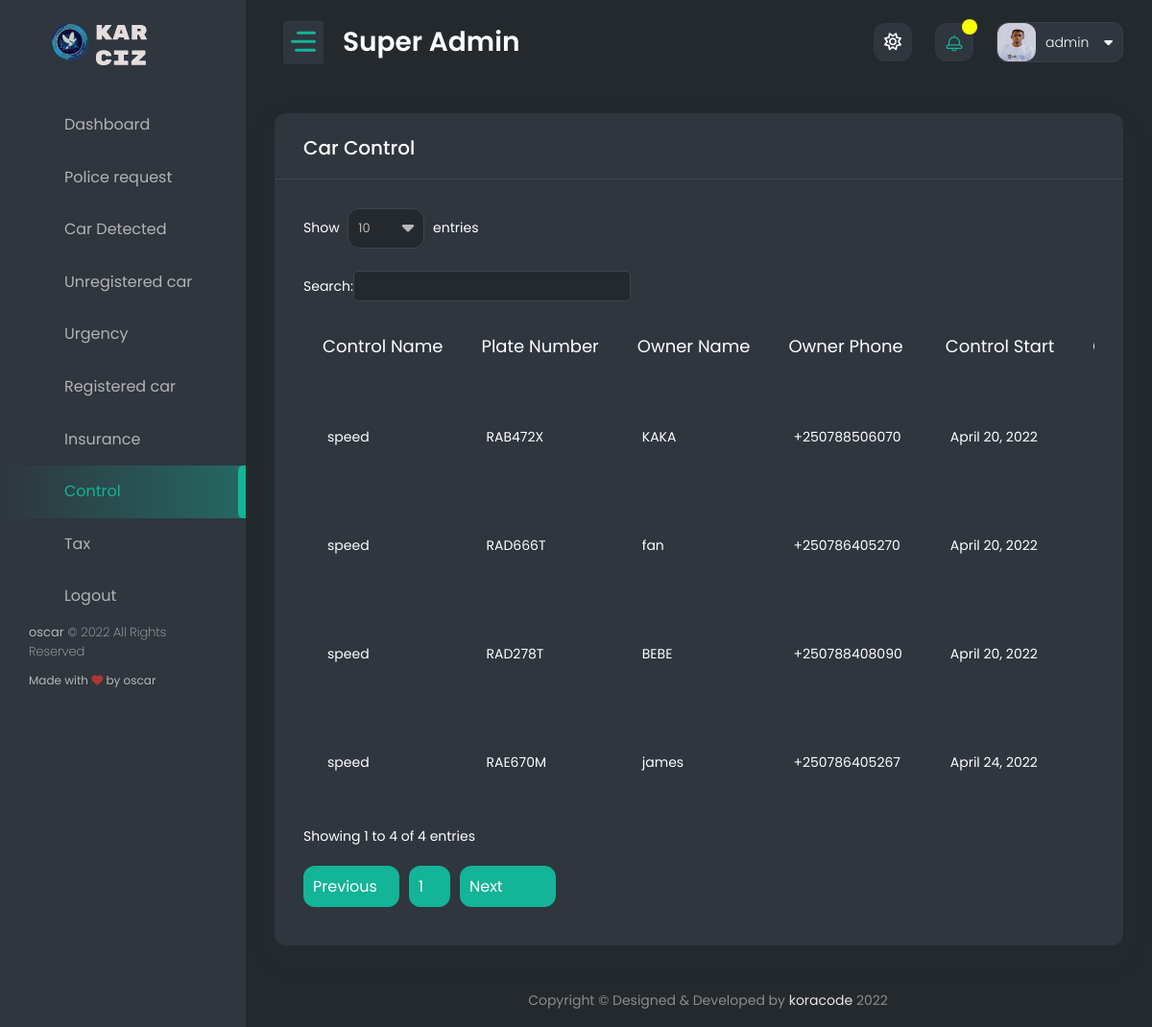
Screenshot of /superimboniadmin/admin_control/ (signed in) with the database file from the repository.
### authentication/models.py (models this page shows, shortened)
class Profile(models.Model):
    user = models.OneToOneField(User, on_delete=models.CASCADE)
    user_image = models.ImageField(upload_to='images/', default='profile.png', )
    date_of_birth = models.DateField(max_length=250, blank=True, null=True)
    id_number = models.PositiveIntegerField(blank=True, null=True)
    email = models.EmailField(blank=True, null=True)
    rank = models.CharField(max_length=50, blank=True, null=True)
    residence = models.CharField(max_length=50, blank=True, null=True)

class User(AbstractBaseUser):
    name = models.CharField(max_length=255, null=False)
    phone_number = PhoneNumberField(unique=True)
    is_verified = models.BooleanField(default=False)
    is_verified_police = models.BooleanField(default=False)
    is_two_f_enable = models.BooleanField(default=False)
    is_active = models.BooleanField(default=True)
    staff = models.BooleanField(default=False)
    admin = models.BooleanField(default=False)
    USERNAME_FIELD = 'phone_number'
    REQUIRED_FIELDS = ['name']
    objects = UserManager()

### car_plate/models.py (models this page shows, shortened)
class Car_Control(models.Model):
    control_name = models.CharField(max_length=50)
    car = models.ForeignKey(Car_registration, on_delete=models.SET_NULL, null=True)
    control_start = models.DateField()
    control_end = models.DateField()
    time_done = models.DateTimeField(auto_now_add=True)
    class Meta:
        verbose_name_plural = 'Car Control'

class Car_registration(models.Model):
    id = models.UUIDField(
        default=uuid.uuid4,
        unique=True,
        primary_key=True,
        editable=False
    )
    owner_name = models.CharField(max_length=50)
    Owner_Id = models.IntegerField()
    car_model = models.CharField(max_length=200, null=False)
    owner_phone_number = PhoneNumberField()
    owner_email = models.EmailField()
    plate_number = models.CharField(max_length=20, unique=True)
    time_done = models.DateTimeField(auto_now_add=True)
    class Meta:
        verbose_name_plural = 'Car Registration'
        ordering = ['-id']

### admin_panel/views.py (the view)
# urls.py: path('admin_control/', admin_control, name='admin_control'),
def admin_control(request):
    now_date = now.date()
    all_control = Car_Control.objects.all()
    context = {
        'control': all_control,
        'now_date': now_date
    }
    return render(request, 'super_temp/admin_control.html', context)

### authentication/context_processors.py (called while the page is built)
def extras(request):
    user = request.user
    if user.is_authenticated:
        police_req = Police_request.objects.filter(police=user).first()
        profile_police = get_object_or_404(Profile, user=user)
        user_small = user.name
        user_small = user_small.split(' ')
        user_small = user_small[0][:2].upper()
        police_req = police_req
    else:
        profile_police = None
        user_small = None
        police_req = None
    return {
        'profile': profile_police,
        'user': user,
        'user_small': user_small,
        'police_req': police_req
    }

def message_review(request):
    try:
        user = request.user
        message_all = Send_message.objects.filter(police_user=user)[:10]
        user_small = user.name
        user_small = user_small.split(' ')
        user_small = user_small[0][:2].upper()
    except:
        message_all = []
    return {
        'message_all': message_all,
        'user_small': user_small
    }

### admin_panel/templates/super_temp/admin_control.html (shortened to what this page needs)
{% extends 'super_police/base.html' %}
{% load static %}
{% block content %}
    <div class="content-body">
			<div class="container-fluid">
				<div class="row">
                    <div class="col-12">
                        <div class="card">
                            <div class="card-header">
                                <h4 class="card-title">Car Control</h4>
                            </div>
                            <div class="card-body">
                                <div class="table-responsive">
                                    <table id="example4" class="display" style="min-width: 645px">
                                        <thead>
                                            <tr>
                                                <th>Control name</th>
                                                <th>plate number</th>
                                                <th>Owner name</th>
                                                <th>Owner phone</th>
                                                <th>Control start </th>
												<th>Control end </th>
                                            </tr>
                                        </thead>
                                        <tbody>
                                        {% for control in control %}
                                            <tr>
                                                <td>{{ control.control_name }}</td>
                                                <td>{{ control.car.plate_number }}</td>
                                                <td>{{ control.car.owner_name }}</td>
                                                <td>{{ control.car.owner_phone_number }}</td>
                                                <td>{{ control.control_start }}</td>
                                                <td>{{ control.control_end}}</td>
                                            </tr>
                                        {% endfor %}
                                        </tbody>
                                    </table>
                                </div>
                            </div>
                        </div>
                    </div>
				</div>
            </div>
        </div>
{% endblock %}

### templates/super_police/base.html (shortened to what this page needs)
<!DOCTYPE html>
<html lang="en">
<head>
    {% load static %}
	<link href="{% static 'dashboard/vendor/owl-carousel/owl.carousel.css' %}" rel="stylesheet">
    <link href="{% static 'dashboard/vendor/bootstrap-select/dist/css/bootstrap-select.min.css' %}" rel="stylesheet">
    <link href="{% static 'dashboard/css/style.css' %}" rel="stylesheet">
	<link href="{% static 'dashboard/cdn.lineicons.com/2.0/LineIcons.css' %}" rel="stylesheet">
</head>
<body>
    <div id="main-wrapper">
        <div class="nav-header">
            <a href="" class="brand-logo">
                <img class="logo-abbr" src="{% static 'home/images/policelogo.svg' %}" alt="" style="height: 120px; width: 120px; ">
                <img class="brand-title" src="{% static 'dashboard/images/logo-text-white.png' %}" alt="">
            </a>
            <div class="nav-control">
                <div class="hamburger">
                    <span class="line"></span><span class="line"></span><span class="line"></span>
                </div>
            </div>
        </div>
        <div class="header">
            <div class="header-content">
                <nav class="navbar navbar-expand">
                    <div class="collapse navbar-collapse justify-content-between">
                        <div class="header-left">
                            <div class="dashboard_bar">
                                Super Admin
                            </div>
                        </div>
                        <ul class="navbar-nav header-right">
							<li class="nav-item dropdown notification_dropdown">
                                <a class="nav-link bell dz-theme-mode active" href="javascript:void(0);">
									<i id="icon-light" class="far fa-sun"></i>
                                </a>
							</li>
                            <li class="nav-item dropdown notification_dropdown">
                                <a class="nav-link  ai-icon" href="javascript:;" role="button" data-bs-toggle="dropdown">
									<div class="pulse-css"></div>
                                </a>
                            </li>
                            <li class="nav-item dropdown header-profile">
                                <a class="nav-link" href="" role="button" data-bs-toggle="dropdown">
                                    <img src="{{ profile.user_image.url }}" width="20" alt=""/>
									<div class="header-info">
										<span>{{ user.name }}<i class="fa fa-caret-down ms-3" aria-hidden="true"></i></span>
									</div>
                                </a>
                            </li>
                        </ul>
                    </div>
                </nav>
            </div>
        </div>
        <div class="deznav">
            <div class="deznav-scroll">
				<ul class="metismenu" id="menu">
                    <li><a class="ai-icon" href="{% url 'admin_dashboard' %}" aria-expanded="false">
							<i class="flaticon-layout"></i>
							<span class="nav-text">Dashboard</span>
						</a>
                    </li>
                    <li><a class="ai-icon" href="{% url 'police_request_list' %}" aria-expanded="false">
						<i class="flaticon-monitor"></i>
							<span class="nav-text">Police request</span>
						</a>
                    </li>
                    <li><a class="ai-icon" href="{% url 'admin_all_captured' %}" aria-expanded="false">
							<i class="flaticon-bar-chart-1"></i>
							<span class="nav-text">Car Detected</span>
						</a>
                    </li>
                    <li><a class="ai-icon" href="{% url 'admin_unregistered_car' %}" aria-expanded="false">
							<i class="flaticon-web"></i>
							<span class="nav-text">Unregistered car</span>
						</a>
                    </li>
                    <li><a class="ai-icon" href="{% url 'admin_urgence_car' %}" aria-expanded="false">
							<i class="flaticon-plugin"></i>
							<span class="nav-text">Urgency</span>
						</a>
                    </li>
                    <li><a class="ai-icon" href="{% url 'admin_registered_car' %}" aria-expanded="false">
							<i class="flaticon-contract"></i>
							<span class="nav-text">Registered car</span>
						</a>
                    </li>
                    <li><a class="ai-icon" href="{% url 'admin_insurance' %}" aria-expanded="false">
							<i class="flaticon-contract"></i>
							<span class="nav-text">Insurance</span>
						</a>
                    </li>
                    <li><a class="ai-icon" href="{% url 'admin_control' %}" aria-expanded="false">
							<i class="flaticon-contract"></i>
							<span class="nav-text">Control</span>
						</a>
                    </li>
                    <li><a class="ai-icon" href="{% url 'admin_tax' %}" aria-expanded="false">
							<i class="flaticon-contract"></i>
							<span class="nav-text">Tax</span>
						</a>
                    </li>
                    <li><a class="ai-icon" href="{% url 'adminlogout' %}" aria-expanded="false">
							<i class="flaticon-table"></i>
							<span class="nav-text">Logout</span>
						</a>
                    </li>
                </ul>
				<div class="copyright">
					<p class="fs-13 font-w200"><strong class="font-w400">oscar</strong> © 2022 All Rights Reserved</p>
					<p>Made with <i class="fa fa-heart text-danger"></i> by oscar</p>
				</div>
			</div>
        </div>
        {% block content %}
        {% endblock %}
        <div class="footer">
            <div class="copyright">
                <p>Copyright © Designed &amp; Developed by <a href="https://www.facebook.com/koracode/" target="_blank">koracode</a> 2022</p>
            </div>
        </div>
    </div>
</body>
</html>

### rows the page displays
Profile: user_image (picture)
User: name "admin"
Car_Control: control_name "speed", car.plate_number "RAB472X", car.owner_name "KAKA", car.owner_phone_number "+250788506070", control_start "April 20, 2022"
Car_Control: control_name "speed", car.plate_number "RAD666T", car.owner_name "fan", car.owner_phone_number "+250786405270", control_start "April 20, 2022"
Car_Control: control_name "speed", car.plate_number "RAD278T", car.owner_name "BEBE", car.owner_phone_number "+250788408090", control_start "April 20, 2022"
Car_Control: control_name "speed", car.plate_number "RAE670M", car.owner_name "james", car.owner_phone_number "+250786405267", control_start "April 24, 2022"
